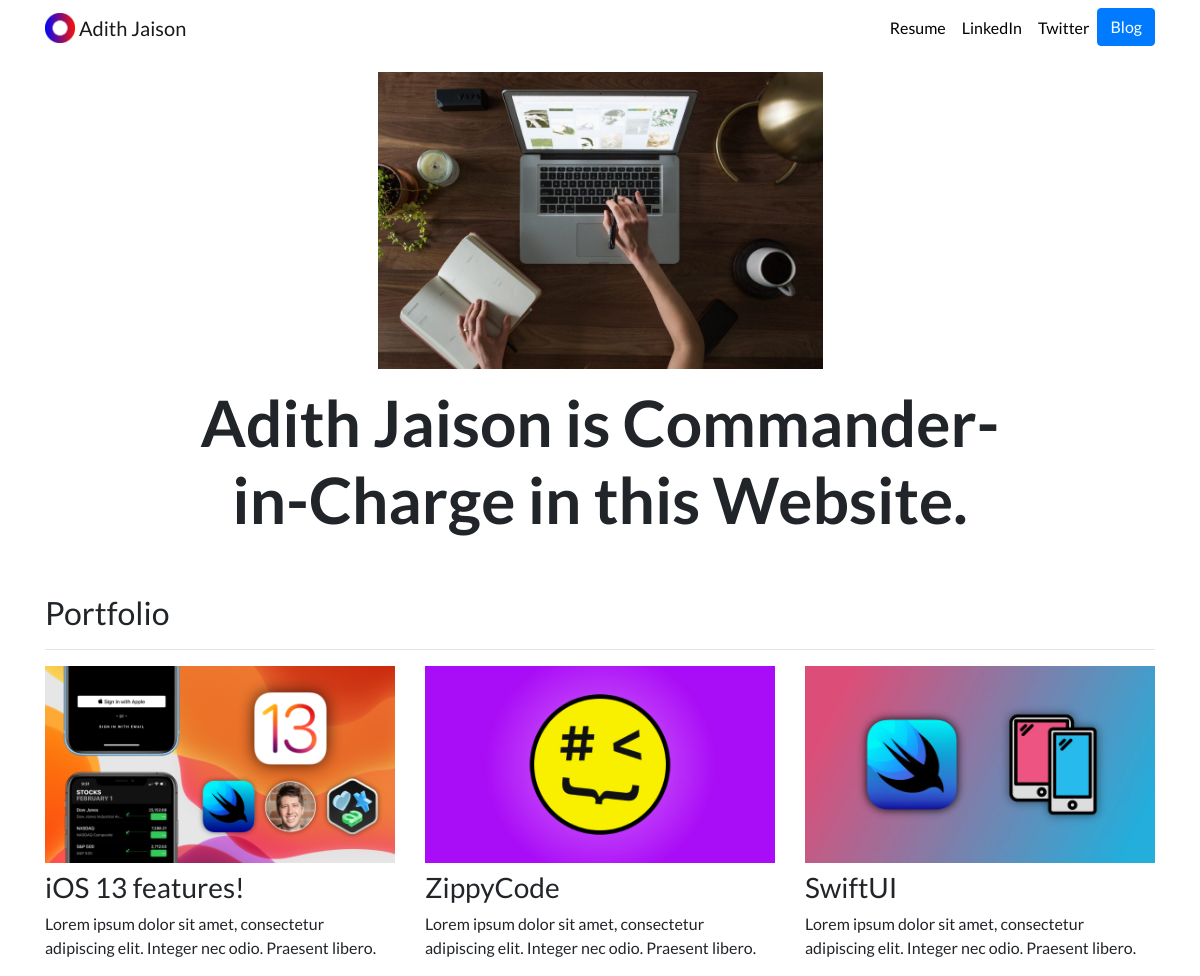
The page / on the database its author committed.
### portfolio/models.py (models this page shows, shortened)
class Project(models.Model):
    title = models.CharField(max_length=100)
    description = models.CharField(max_length=250)
    image = models.ImageField(upload_to='portfolio/images/')
    url = models.URLField(blank=True)

### portfolio/views.py (the view)
# urls.py: path('', views.home, name="home"),
def home(request):
    projects = Project.objects.all()
    print(request.headers)
    return render(request, 'portfolio/home.html', {'projects': projects})

### portfolio/templates/portfolio/home.html
{% extends "portfolio/base.html" %}
{% load static %}
{% block content %}
<div class="row justify-content-center my-3">
  <div class="col-5">
    <img src="{% static 'portfolio/SquareBlonde.jpg' %}" class="img-fluid">
  </div>
</div>
<div class="row justify-content-center mb-3">
  <div class="col-md-9 text-center">
    <h1 id="hometext" class="font-weight-bold">Adith Jaison is Commander-in-Charge in this Website. </h1>
  </div>
</div>
<h2 class="mt-5">Portfolio</h2>
<hr>
<div class="row">
  {% for project in projects %}
  <div class="col-lg-4 col-md-6">
    {% if project.url %}
    <a href="{{ project.url }}">
      <img src="{{ project.image.url }}" class="img-fluid mb-2">
    </a>
    {% else %}
    <img src="{{ project.image.url }}" class="img-fluid mb-2">
    {% endif %}
    <h3>{{ project.title }}</h3>
    <p>{{ project.description }}</p>
  </div>
  {% endfor %}
</div>
{% endblock %}

### portfolio/templates/portfolio/base.html (shortened to what this page needs)
{% load static %}
<!doctype html>
<html lang="en">
<head>
  <link rel="stylesheet" href="https://stackpath.bootstrapcdn.com/bootstrap/4.4.1/css/bootstrap.min.css">
  <link rel="stylesheet" href="{% static "portfolio/custom.css" %}">
</head>
<body>
  <nav id="topNav" class="navbar navbar-expand-md navbar-light">
    <div class="container">
      <a class="navbar-brand" href="{% url 'home' %}">
        <img src="{% static "portfolio/Logo.png" %}" width="30" height="30" class="d-inline-block align-top" alt="Nick's Logo">
        <span>Adith Jaison</span>
      </a>
      <div class="collapse navbar-collapse text-center" id="navbarNav">
        <ul class="navbar-nav ml-auto">
          <li class="nav-item">
            <a class="nav-link" href="{% static "portfolio/resume.pdf" %}">Resume</a>
          </li>
          <li class="nav-item">
            <a class="nav-link" href="https://www.linkedin.com/in/adith-jaison-60709558/" target="_blank">LinkedIn</a>
          </li>
          <li class="nav-item">
            <a class="nav-link" href="https://twitter.com/ZappyCode" target="_blank">Twitter</a>
          </li>
          <li>
            <a role="button" href="{% url 'blog:all_blogs' %}" class="btn btn-primary">Blog</a>
          </li>
        </ul>
      </div>
    </div>
  </nav>
  <div class="container">
    {% block content %}{% endblock %}
  </div>
</body>
</html>

### portfolio/static/portfolio/custom.css (style rules this page uses)
.navbar-nav .nav-link { color: rgba(0,0,0,1) !important; }
body { font-family: 'Lato', sans-serif; }
@media (min-width: 992px) { #hometext { font-size: 4rem; } }

### rows shown on the page
Project: image (picture), title "iOS 13 features!", description "Lorem ipsum dolor sit amet, consectetur adipiscing elit. Integer nec odio. Praesent libero."
Project: image (picture), title "ZippyCode", description "Lorem ipsum dolor sit amet, consectetur adipiscing elit. Integer nec odio. Praesent libero."
Project: image (picture), title "SwiftUI", description "Lorem ipsum dolor sit amet, consectetur adipiscing elit. Integer nec odio. Praesent libero."
